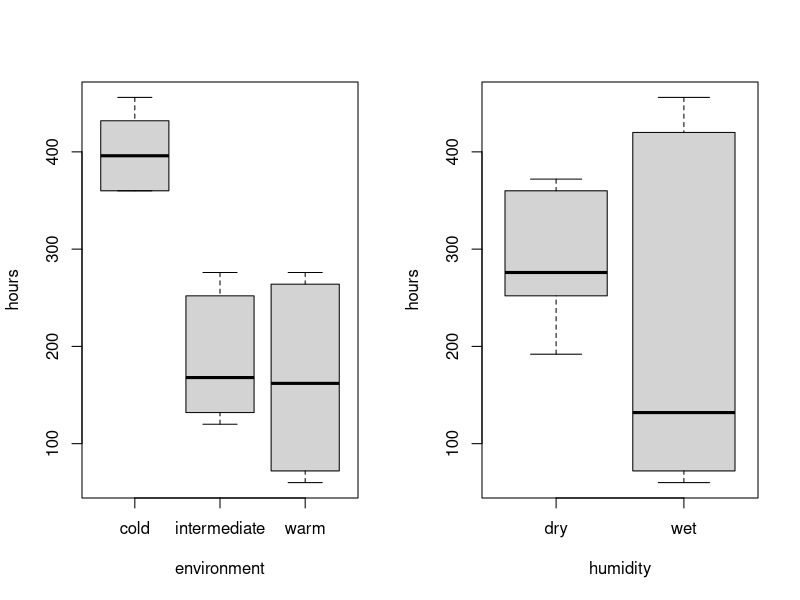
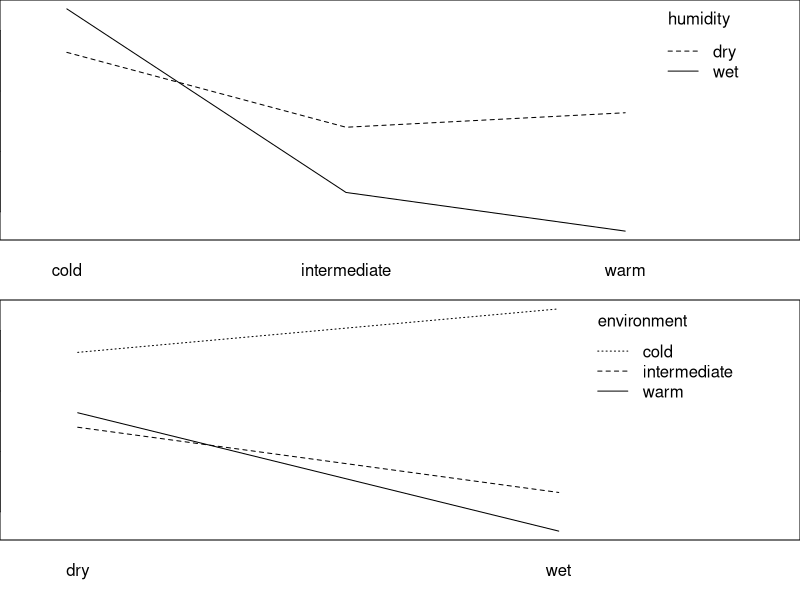
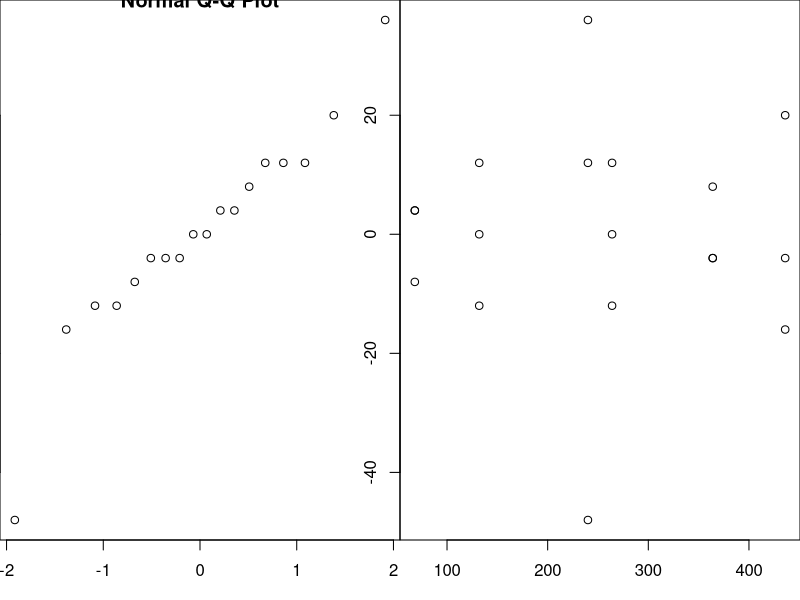
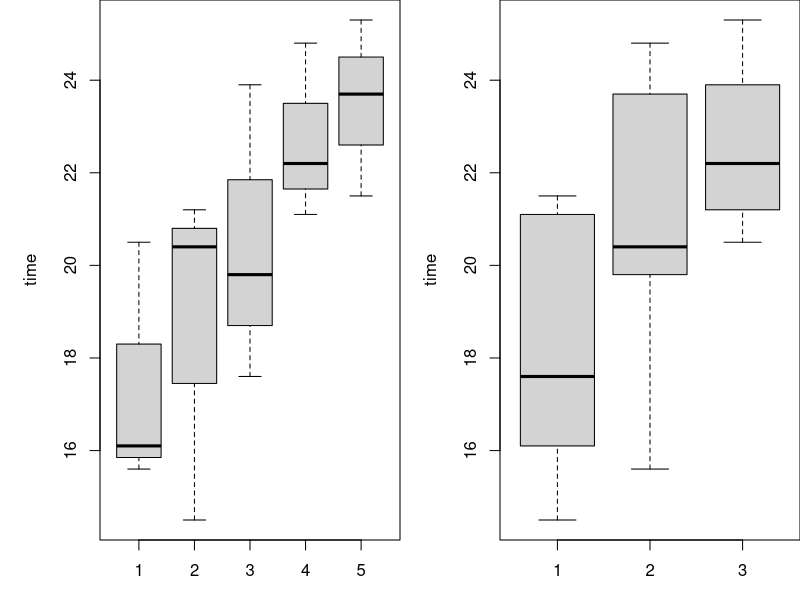
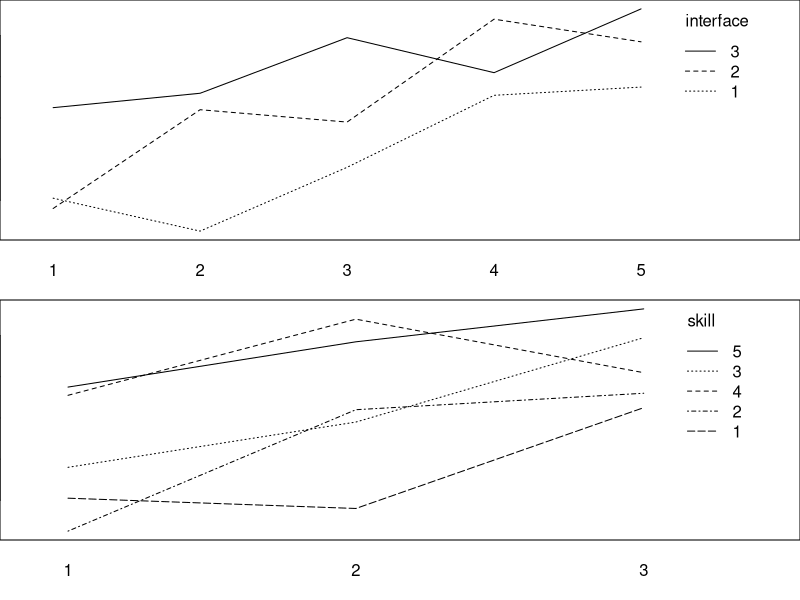
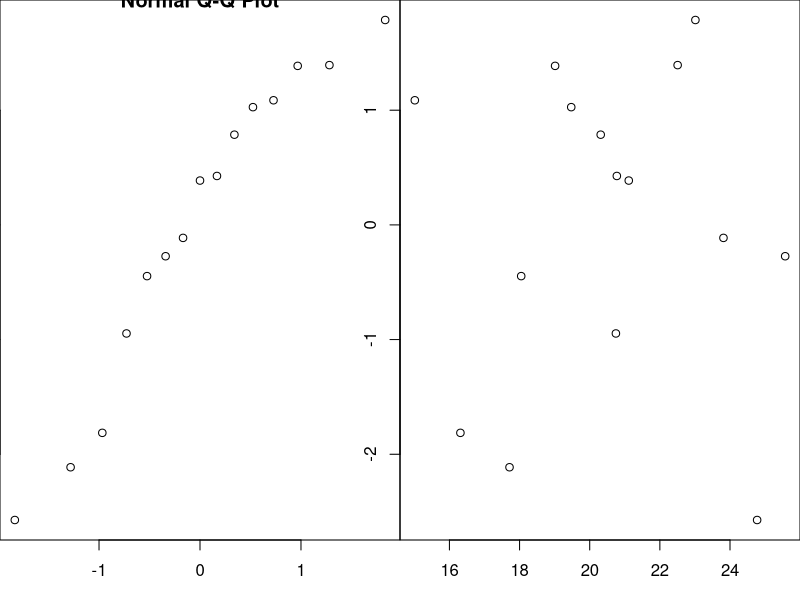

Write the R code that produced these figures, in order.
## ---- chunk 1
I<-3; J<-2; N<-3
rbind(
    rep(c("cold", "intermedia", "warm"), each=N*J), 
    rep(c("dry", "wet"), N*I), 
    sample(1:(N*I*J))
)
## ---- chunk 2
data_bread <- read.table("bread.txt", header=TRUE)
par(mfrow=c(1, 2))
boxplot(hours~environment, data=data_bread)
boxplot(hours~humidity, data=data_bread)
## ---- chunk 3
with(data_bread, {
        par(mfrow=c(2, 1), mar = c(3, 0, 0, 0))
        interaction.plot(environment, humidity, hours)
        interaction.plot(humidity, environment, hours)
    }
)
## ---- chunk 4
bread_lm <- lm(hours ~ environment * humidity, data=data_bread)
res <- anova(bread_lm)
res
## ---- chunk 5
coef <- summary(bread_lm)$coefficients
coef
## ---- chunk 6
bread_addctive_lm <- lm(hours ~ environment + humidity, data = data_bread) 
summary(bread_addctive_lm)$coefficients
## ---- chunk 7
par(mfrow=c(1, 2))
qqnorm(residuals(bread_lm))
plot(fitted(bread_lm), residuals(bread_lm))
## ---- chunk 8
I <- 3; B <- 5; N <- 1
for(i in 1:B) 
    print(sample(1:(N * I)))
## ---- chunk 9
data_search <- read.table("search.txt", header=TRUE)

data_search$skill <- as.factor(data_search$skill)
data_search$interface <- as.factor(data_search$interface)

par(mfrow=c(1, 2), mar = c(3, 5, 0, 0))
boxplot(time~skill, data=data_search)
boxplot(time~interface, data=data_search)
## ---- chunk 10
with(data_search, {
    par(mfrow=c(2, 1), mar = c(3, 0, 0, 0))
    interaction.plot(skill, interface, time)
    interaction.plot(interface, skill, time)
})
## ---- chunk 11
contrasts(data_search$interface) <- contr.sum
contrasts(data_search$skill) <- contr.sum
search_lm <- lm(time ~ interface + skill, data=data_search)
res <- anova(search_lm)
p_value <- res$Pr
res
## ---- chunk 12
coef <- summary(search_lm)$coefficients[, "Estimate"]
coef
## ---- chunk 13
par(mfrow=c(1, 2))
qqnorm(residuals(search_lm))
plot(fitted(search_lm), residuals(search_lm))
## ---- chunk 14
p_value <- with(data_search, 
     friedman.test(time, interface, skill)$p.value)
## ---- chunk 15
data_search <- read.table("search.txt", header=TRUE)
search_oneway_lm <- lm(time~interface, data=data_search)
res <- anova(search_oneway_lm)
p_value <- res$Pr[1]
res
## ---- chunk 16
cow <- read.table("cow.txt", sep="")
cow$id <- factor(cow$id)
cow$per <- factor(cow$per)
cow_lm <- lm(milk ~ id + per + treatment, data=cow)
result <- anova(cow_lm)
result
## ---- chunk 17
result <- summary(cow_lm)$coefficients
result
## ---- chunk 18
library(lme4, quietly=TRUE)
cow_lmer <- lmer(milk ~ treatment + order + per + (1 | id), data=cow, REML=FALSE)
cow_lmer_without_treatment <- lmer(milk ~ order + per + (1 | id), data=cow, REML=FALSE)
result <- anova(cow_lmer_without_treatment, cow_lmer)
result
## ---- chunk 19
library(lme4, quietly=TRUE)
cow_lmer_without_per <- lmer(milk ~ treatment + order + (1 | id), data=cow, REML=FALSE)
result <- anova(cow_lmer_without_per, cow_lmer)
result
## ---- chunk 20
result <- with(cow, t.test(milk[treatment=="A"], milk[treatment=="B"], paired=TRUE))
result
## ---- chunk 21
anova(lm(milk ~ treatment + id, data=cow))
## ---- chunk 22
austen <- read.table("austen.txt", sep="")
z <- chisq.test(austen[, c('Sense', 'Emma', 'Sand1')])
z
## ---- chunk 23
z$residuals
## ---- chunk 24
z <- chisq.test(austen)
z
## ---- chunk 25
z$residuals
